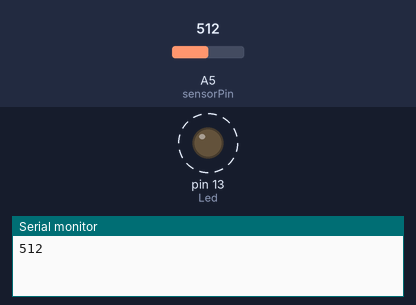
A sketch run on a simulated Arduino Uno, built with avr-gcc and run on an emulated ATmega328P. On the bench: output pins drawn as LEDs (lit = HIGH), the last lines printed to the serial monitor. Dashed ring = blinking. The test bench sets the inputs (shaded band); at power-on: A5 (sensorPin) = 512.

Above: at 1.8 s.
1.9 s: A5 (sensorPin) set to 306
At 2.2 s:
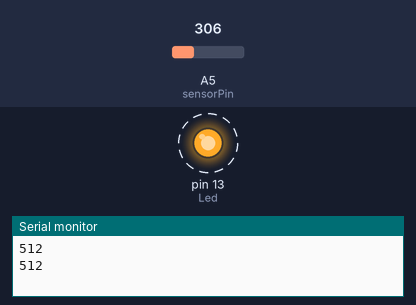
5.4 s: A5 (sensorPin) set to 122
At 5.56 s:
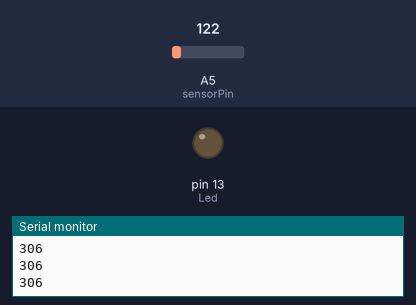
Timing chart, 0 to 14.9 s (numbered marks = the images above; inputs shaded):
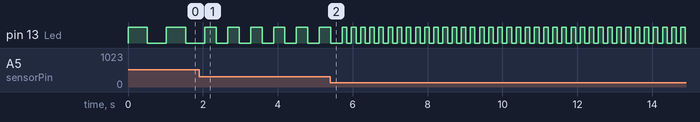

The sketch:

37-big-sound.ino
```cpp
//高感度声音
int Led = 13; //定义LED接口
int sensorPin = A5; //定义D0接口
int val;
void setup() {
  // put your setup code here, to run once:
  pinMode(Led, OUTPUT);
  Serial.begin(9600);
}

void loop() {
  // put your main code here, to run repeatedly:
  val = analogRead(sensorPin);
  digitalWrite(Led, HIGH);
  delay(val);
  digitalWrite(Led, LOW);
  delay(val);
  Serial.println(val, DEC);
}
```

Measured:
- after the input at 1.9 s, pin 13 (Led): alternates HIGH for 0.31 s and LOW for 0.31 s, starting after 0.46 s
- by itself, pin 13 (Led): alternates HIGH for 0.51 s and LOW for 0.51 s
